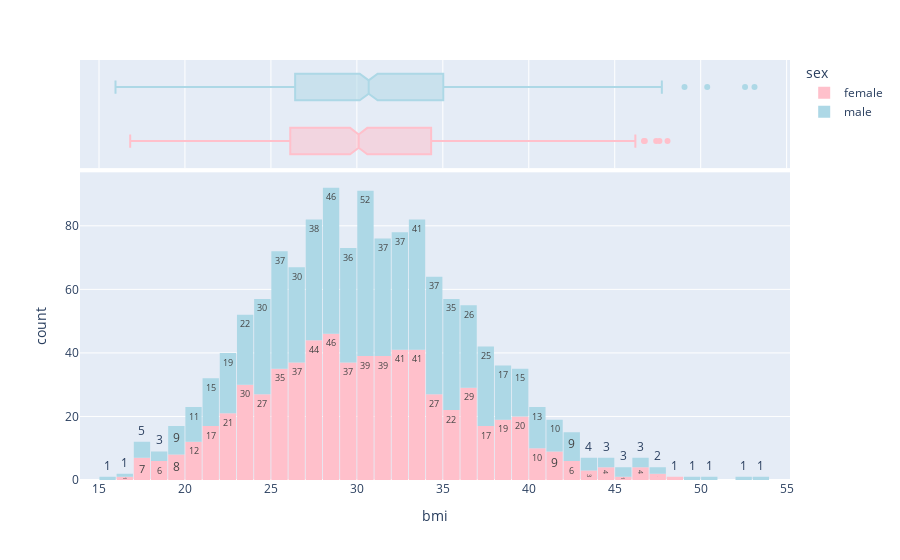

Source (notebook cell):
### Markdown cell above
BMI column

### Code cell
fig = px.histogram(insurance_dataset, x="bmi", color='sex', marginal="box", nbins=50, text_auto=True, 
    color_discrete_map={'male':'lightblue','female':'pink'})
fig.update_layout(bargap=0.05)
fig.show()

### Figure 1 — Plotly figure (JSON) as saved in the notebook; plotly's stock layout.template omitted (floating-point values rounded to 4 significant figures; data arrays with more than 128 entries replaced by an {"elided": "..."} marker saying what was removed)
{"data": [{"alignmentgroup": "True", "bingroup": "x", "hovertemplate": "sex=female<br>bmi=%{x}<br>count=%{y}<extra></extra>", "legendgroup": "female", "marker": {"color": "pink", "pattern": {"shape": ""}}, "name": "female", "nbinsx": 50, "offsetgroup": "female", "orientation": "v", "showlegend": true, "texttemplate": "%{value}", "type": "histogram", "x": {"elided": "662 float values"}, "xaxis": "x", "yaxis": "y"}, {"alignmentgroup": "True", "hovertemplate": "sex=female<br>bmi=%{x}<extra></extra>", "legendgroup": "female", "marker": {"color": "pink"}, "name": "female", "notched": true, "offsetgroup": "female", "showlegend": false, "type": "box", "x": {"elided": "662 float values"}, "xaxis": "x2", "yaxis": "y2"}, {"alignmentgroup": "True", "bingroup": "x", "hovertemplate": "sex=male<br>bmi=%{x}<br>count=%{y}<extra></extra>", "legendgroup": "male", "marker": {"color": "lightblue", "pattern": {"shape": ""}}, "name": "male", "nbinsx": 50, "offsetgroup": "male", "orientation": "v", "showlegend": true, "texttemplate": "%{value}", "type": "histogram", "x": {"elided": "676 float values"}, "xaxis": "x", "yaxis": "y"}, {"alignmentgroup": "True", "hovertemplate": "sex=male<br>bmi=%{x}<extra></extra>", "legendgroup": "male", "marker": {"color": "lightblue"}, "name": "male", "notched": true, "offsetgroup": "male", "showlegend": false, "type": "box", "x": {"elided": "676 float values"}, "xaxis": "x2", "yaxis": "y2"}], "layout": {"bargap": 0.05, "barmode": "relative", "legend": {"title": {"text": "sex"}, "tracegroupgap": 0}, "margin": {"t": 60}, "xaxis": {"anchor": "y", "domain": [0, 1], "title": {"text": "bmi"}}, "xaxis2": {"anchor": "y2", "domain": [0, 1], "matches": "x", "showgrid": true, "showticklabels": false}, "yaxis": {"anchor": "x", "domain": [0, 0.7326], "title": {"text": "count"}}, "yaxis2": {"anchor": "x2", "domain": [0.7426, 1], "matches": "y2", "showgrid": false, "showline": false, "showticklabels": false, "ticks": ""}}}
